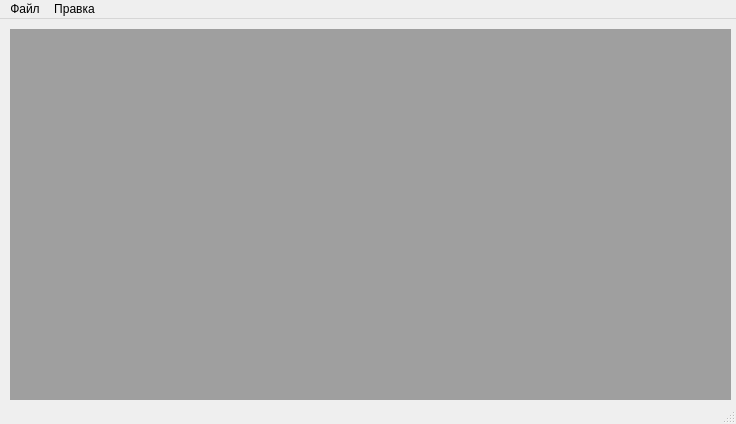
<?xml version="1.0" encoding="UTF-8"?>
<ui version="4.0">
 <class>MainWindow</class>
 <widget class="QMainWindow" name="MainWindow">
  <property name="geometry">
   <rect>
    <x>0</x>
    <y>0</y>
    <width>736</width>
    <height>424</height>
   </rect>
  </property>
  <property name="windowTitle">
   <string>MainWindow</string>
  </property>
  <widget class="QWidget" name="centralwidget">
   <widget class="QMdiArea" name="mdiArea">
    <property name="geometry">
     <rect>
      <x>10</x>
      <y>10</y>
      <width>721</width>
      <height>371</height>
     </rect>
    </property>
   </widget>
  </widget>
  <widget class="QMenuBar" name="menubar">
   <property name="geometry">
    <rect>
     <x>0</x>
     <y>0</y>
     <width>736</width>
     <height>21</height>
    </rect>
   </property>
   <widget class="QMenu" name="menu">
    <property name="title">
     <string>Файл</string>
    </property>
    <widget class="QMenu" name="menu_3">
     <property name="title">
      <string>Открыть </string>
     </property>
     <addaction name="action_8"/>
     <addaction name="action_9"/>
    </widget>
    <addaction name="menu_3"/>
    <addaction name="action_6"/>
    <addaction name="action_10"/>
    <addaction name="action_4"/>
    <addaction name="separator"/>
    <addaction name="action_5"/>
    <addaction name="separator"/>
    <addaction name="action_3"/>
   </widget>
   <widget class="QMenu" name="menu_2">
    <property name="title">
     <string>Правка</string>
    </property>
    <addaction name="action_7"/>
   </widget>
   <addaction name="menu"/>
   <addaction name="menu_2"/>
  </widget>
  <widget class="QStatusBar" name="statusbar"/>
  <action name="action_3">
   <property name="icon">
    <iconset>
     <normaloff>icon_4.jpg</normaloff>icon_4.jpg</iconset>
   </property>
   <property name="text">
    <string>Выйти из программы</string>
   </property>
  </action>
  <action name="action_4">
   <property name="icon">
    <iconset resource="info.qrc">
     <normaloff>:/icon_5.png</normaloff>:/icon_5.png</iconset>
   </property>
   <property name="text">
    <string>О программе</string>
   </property>
  </action>
  <action name="action_6">
   <property name="icon">
    <iconset resource="info.qrc">
     <normaloff>:/icon_7.jpg</normaloff>:/icon_7.jpg</iconset>
   </property>
   <property name="text">
    <string>Сохранить файл</string>
   </property>
  </action>
  <action name="action_7">
   <property name="icon">
    <iconset resource="info.qrc">
     <normaloff>:/icon_6.png</normaloff>:/icon_6.png</iconset>
   </property>
   <property name="text">
    <string>Отменить изменения</string>
   </property>
  </action>
  <action name="action_5">
   <property name="icon">
    <iconset resource="info.qrc">
     <normaloff>:/icon_8.png</normaloff>:/icon_8.png</iconset>
   </property>
   <property name="text">
    <string>Печать</string>
   </property>
  </action>
  <action name="action_8">
   <property name="text">
    <string>Открыть файл</string>
   </property>
  </action>
  <action name="action_9">
   <property name="text">
    <string>Открыть файл только для чтения</string>
   </property>
  </action>
  <action name="action_10">
   <property name="text">
    <string>Добавить окно</string>
   </property>
  </action>
 </widget>
 <resources>
  <include location="info.qrc"/>
 </resources>
 <connections/>
</ui>
